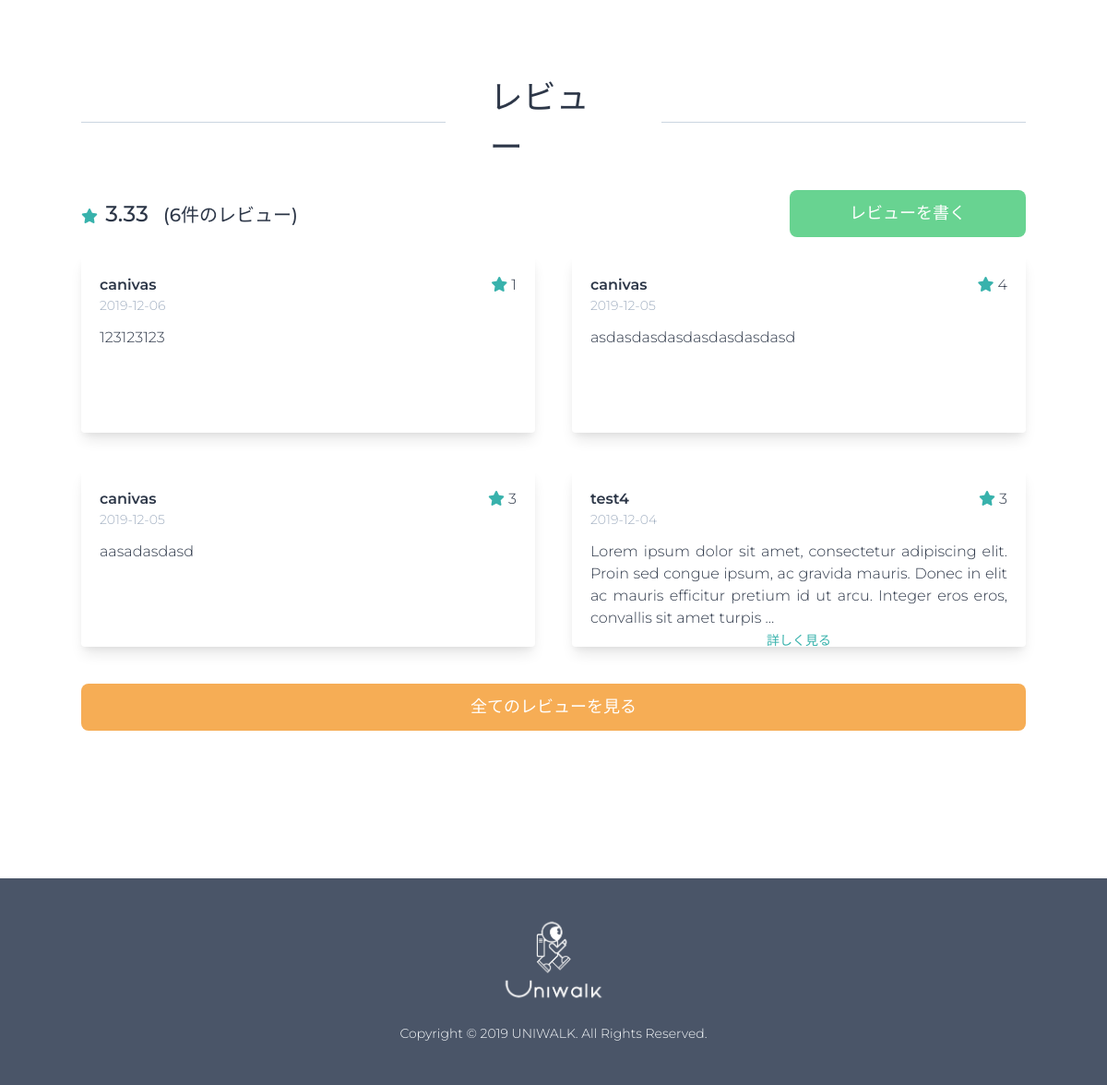
Page /products/2/ (lower part) on the earlier database version.
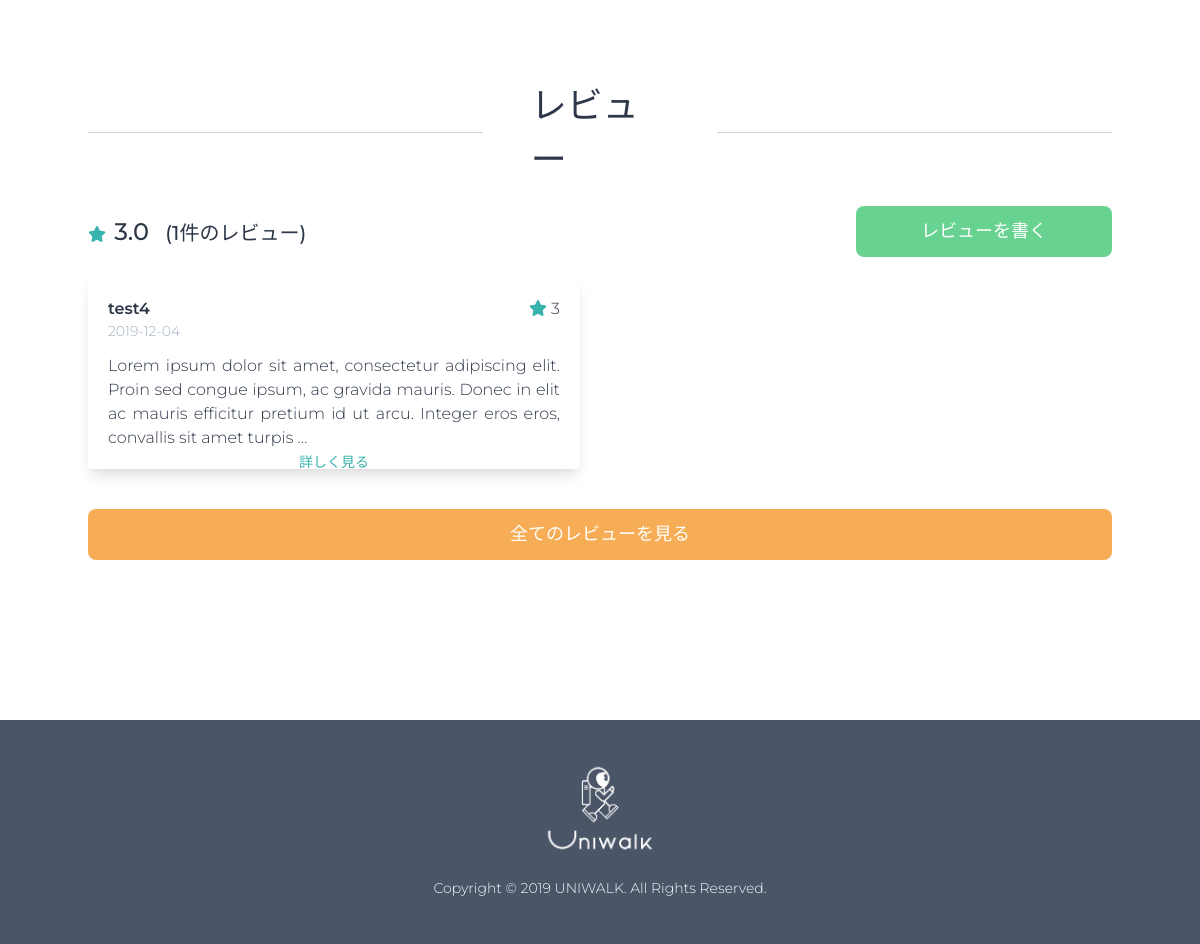
Same page on the later database version.
### products/models.py (models this page shows, shortened)
class Product(core_models.TimeStampedModel):
    name = models.CharField("商品名", max_length=50)
    category = models.ForeignKey(
        "Category",
        verbose_name="商品カテゴリー",
        related_name="product",
        on_delete=models.CASCADE,
    )
    price = models.IntegerField("価格")
    description = models.TextField("詳細説明")
    is_active = models.BooleanField("販売中", null=False, default=True)
    product_code = models.CharField("商品番号", max_length=5)
    def total_rating(self):
        all_reviews = self.reviews.all()
        all_ratings = 0
        if len(all_reviews) > 0:
            for review in all_reviews:
                all_ratings += review.rate
            return round(all_ratings / len(all_reviews), 2)
        return 0
    def first_image(self):
        try:
            (image,) = self.images.all()[:1]
            return image.image.url
        except ValueError:
            return None
    def get_next_four_images(self):
        images = self.images.all()[1:5]
        return images
    class Meta:
        ordering = ("-created",)

### reviews/models.py (models this page shows, shortened)
class Review(core_models.TimeStampedModel):
    product = models.ForeignKey(
        "products.Product",
        verbose_name="商品",
        related_name="reviews",
        on_delete=models.CASCADE,
    )
    user = models.ForeignKey(
        "users.User", verbose_name="ユーザー", on_delete=models.CASCADE
    )
    title = models.CharField("タイトル", max_length=50)
    text = models.TextField("本文")
    rate = models.IntegerField("評点", default=0)
    review_code = models.CharField("レビュー番号", max_length=11, default="test")
    class Meta:
        verbose_name = "レビュー"
        verbose_name_plural = "レビュー"

### users/models.py (models this page shows, shortened)
class User(AbstractUser):
    GENDER_MALE = "M"
    GENDER_FEMALE = "F"
    GENDER_OTHER = "O"
    GENDER_CHOICES = ((GENDER_MALE, "男性"), (GENDER_FEMALE, "女性"), (GENDER_OTHER, "その他"))
    PREF_CHOICES = JP_PREFECTURES
    username = None
    email = models.EmailField(_("メールアドレス"), unique=True)
    first_name_kana = models.CharField(_("名(カナ)"), blank=True, max_length=30)
    last_name_kana = models.CharField(_("姓(カナ)"), blank=True, max_length=150)
    gender = models.CharField(
        _("性別"), blank=True, choices=GENDER_CHOICES, max_length=10
    )
    birthday = models.DateField(_("生年月日"), blank=True, null=True)
    phone_number = PhoneNumberField(_("電話番号"), blank=True, null=True)
    postal_code = JPPostalCodeModelField(blank=True, null=True)
    prefecture = JPPrefectureField(_("都道府県"), blank=True, null=True)
    address_city = models.CharField(_("市区町村番地"), max_length=40, blank=True, null=True)
    address_detail = models.CharField(_("建物名・号室"), max_length=40, blank=True, null=True)
    member_number = models.CharField(
        max_length=40, default=create_member_number, blank=True, null=True
    )
    member_code = models.CharField(_("会員番号"), max_length=40, blank=True, null=True)
    USERNAME_FIELD = "email"
    REQUIRED_FIELDS = []
    objects = CustomUserManager()
    def get_email_name(self):
        return self.email.split("@")[0]

### products/views.py (the view)
# urls.py: path("<int:pk>/", views.ProductDetailView.as_view(), name="detail"),
class ProductDetailView(DetailView):
    model = models.Product
    template_name = "products/product-detail.html"
    def get_context_data(self, **kwargs):
        context = super().get_context_data(**kwargs)
        posts = self.object.reviews.all().order_by("-created")[0:4]
        each = {review.pk: review.text for review in posts}
        context["reviews_text"] = each
        context["rev"] = posts
        return context

### products/models.py (called while the page is built)
    def __str__(self):
        return self.product_type

### products/templatetags/js.py (called while the page is built)
@register.filter(is_safe=True)
def js(obj):
    return mark_safe(json.dumps(obj))

### templates/products/product-detail.html (shortened to what this page needs)
{% extends "base.html" %}
{% load i18n js %}
{% block content %}
<div class="container mx-auto pb-40">
    <div class="w-full">
        <div class="mt-10">
            <div class="flex justify-between items-center w-full my-5">
                <div class="h-px w-2/5 bg-gray-400"></div>
                <span class="font-medium text-4xl mx-12">{% trans 'レビュー' %}</span>
                <div class="h-px w-2/5 bg-gray-400"></div>
            </div>
            <div class="flex items-center justify-between">
                <div>
                    <i class="fas fa-star text-teal-500"></i>
                    <span class="ml-1 font-medium text-2xl">{{ product.total_rating }}</span>
                    <span
                        class="ml-3 font-medium text-xl">{% blocktrans with review_count=product.reviews.count %}({{ review_count }}件のレビュー){% endblocktrans %}</span>
                </div>
                <a href="{% url 'reviews:post' product.pk %}"
                    class="w-1/4 btn-link bg-green-400">{% trans 'レビューを書く' %}</a>
            </div>
            {% if rev %}
            <div class="flex flex-wrap -mx-5">
                {% for r in rev %}
                <div class="w-1/2 overflow-hidden p-5">
                    <div id="card-{{ r.pk }}" class="h-48 p-5 rounded shadow-lg overflow-hidden">
                        <div class="flex flex-col mb-3">
                            <div class="flex justify-between">
                                <span class="font-semibold">{{ r.user.get_email_name }}</span>
                                <span class="ml-1"><i class="fas fa-star text-teal-500"></i> {{ r.rate }}</span>
                            </div>
                            <span class="text-sm text-gray-500">{{ r.created|date:'Y-m-d' }}</span>
                        </div>
                        <p id="text-{{ r.pk }}" class="text-justify">{{ r.text|truncatechars:200 }}</p>
                        {% if r.text|length > 250 %}
                        <div class="text-center">
                            <a id="{{ r.pk }}" class="text-sm text-teal-500 cursor-pointer"
                                onclick="openCards(this.id)">{% trans '詳しく見る' %}</a>
                        </div>
                        {% endif %}
                    </div>
                </div>
                {% endfor %}
                <a href="{% url 'reviews:list' product.pk %}"
                    class="btn-link bg-orange-400 mt-5 mx-5">{% trans '全てのレビューを見る' %}</a>
            </div>
            {% else %}
            <p class="flex justify-center items-center mt-5 font-semibold w-full text-center text-2xl">
                <i class="fas fa-grin-beam-sweat fa-2x text-teal-500"></i> <span class="ml-5">レビューがまだ存在しません。</span>
            </p>
            {% endif %}
        </div>
    </div>
</div>
{% endblock %}

Differences in the rows shown:
removed Review: user.get_email_name "canivas", rate "1", created "2019-12-06", text "123123123"
removed Review: user.get_email_name "canivas", rate "4", created "2019-12-05", text "asdasdasdasdasdasdasdasd"
removed Review: user.get_email_name "canivas", rate "3", created "2019-12-05", text "aasadasdasd"
computed for Product: total_rating "3.33" → "3.0"; id "(6件のレビュー)" → "(1件のレビュー)"
